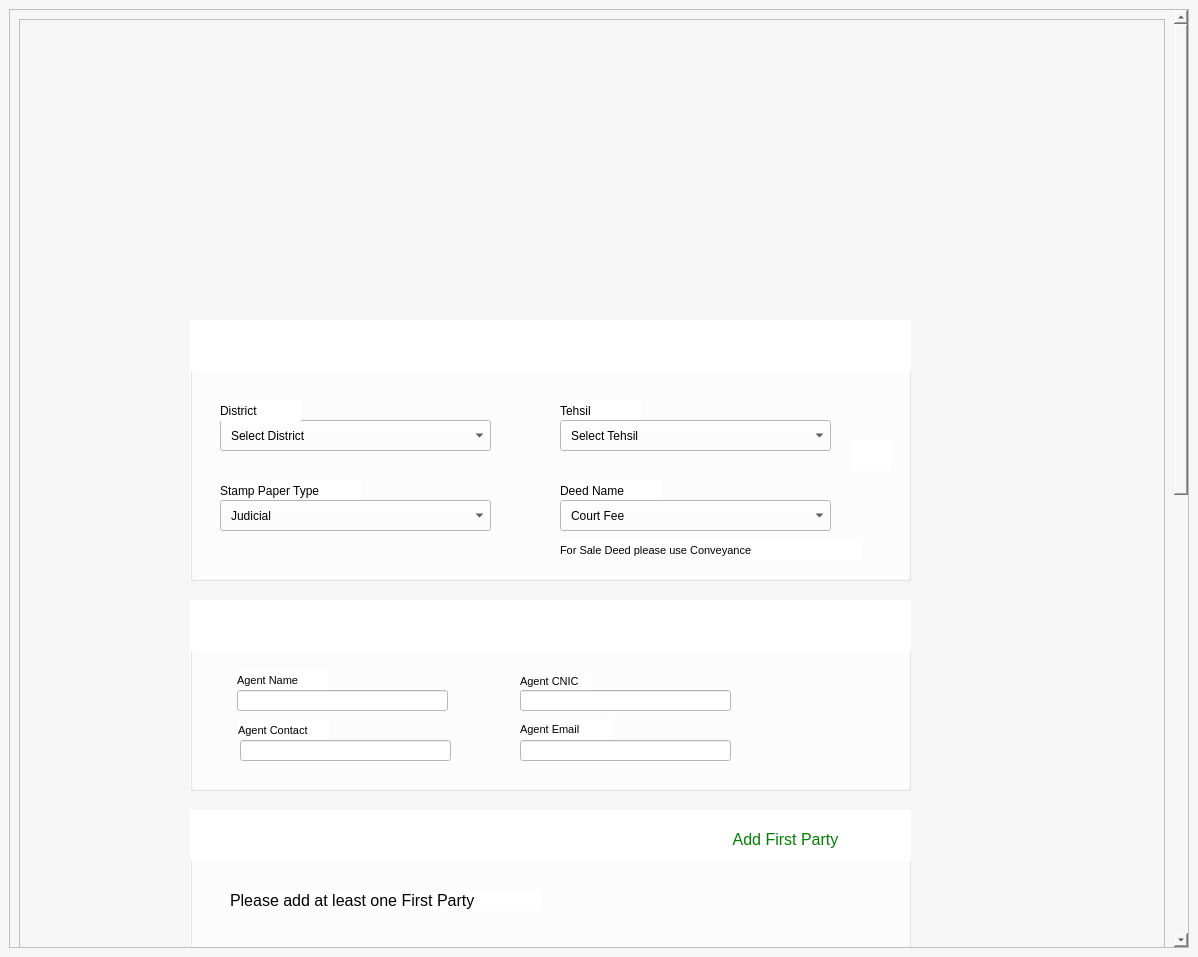
<?xml version="1.0" encoding="UTF-8"?>
<ui version="4.0">
 <class>MainWindow</class>
 <widget class="QMainWindow" name="MainWindow">
  <property name="geometry">
   <rect>
    <x>0</x>
    <y>0</y>
    <width>1198</width>
    <height>957</height>
   </rect>
  </property>
  <property name="font">
   <font>
    <pointsize>8</pointsize>
   </font>
  </property>
  <property name="windowTitle">
   <string>MainWindow</string>
  </property>
  <property name="autoFillBackground">
   <bool>false</bool>
  </property>
  <property name="styleSheet">
   <string notr="true">background-color: #F6F6F6;</string>
  </property>
  <widget class="QWidget" name="centralwidget">
   <layout class="QGridLayout" name="gridLayout">
    <item row="0" column="0">
     <widget class="QScrollArea" name="scrollArea">
      <property name="widgetResizable">
       <bool>true</bool>
      </property>
      <widget class="QWidget" name="scrollAreaWidgetContents">
       <property name="geometry">
        <rect>
         <x>0</x>
         <y>-8</y>
         <width>1153</width>
         <height>1812</height>
        </rect>
       </property>
       <layout class="QVBoxLayout" name="verticalLayout_5">
        <item>
         <widget class="QScrollArea" name="scrollArea_2">
          <property name="minimumSize">
           <size>
            <width>600</width>
            <height>1790</height>
           </size>
          </property>
          <property name="mouseTracking">
           <bool>true</bool>
          </property>
          <property name="tabletTracking">
           <bool>true</bool>
          </property>
          <property name="acceptDrops">
           <bool>true</bool>
          </property>
          <property name="styleSheet">
           <string notr="true">background-color:#F6F6F6;</string>
          </property>
          <property name="widgetResizable">
           <bool>true</bool>
          </property>
          <widget class="QWidget" name="scrollAreaWidgetContents_2">
           <property name="geometry">
            <rect>
             <x>0</x>
             <y>0</y>
             <width>1129</width>
             <height>1788</height>
            </rect>
           </property>
           <widget class="QLabel" name="label_4">
            <property name="geometry">
             <rect>
              <x>10</x>
              <y>0</y>
              <width>1121</width>
              <height>141</height>
             </rect>
            </property>
            <property name="styleSheet">
             <string notr="true">background-image: url(:/logos/estamping.png);
border-radius : 8px;</string>
            </property>
            <property name="text">
             <string/>
            </property>
           </widget>
           <widget class="QLabel" name="label_23">
            <property name="geometry">
             <rect>
              <x>180</x>
              <y>150</y>
              <width>701</width>
              <height>131</height>
             </rect>
            </property>
            <property name="styleSheet">
             <string notr="true">background-image: url(:/challan/Screenshot 2022-10-07 011803ss.png);</string>
            </property>
            <property name="text">
             <string/>
            </property>
           </widget>
           <widget class="QFrame" name="prove">
            <property name="geometry">
             <rect>
              <x>170</x>
              <y>1100</y>
              <width>721</width>
              <height>173</height>
             </rect>
            </property>
            <property name="styleSheet">
             <string notr="true">background-color:white;
</string>
            </property>
            <property name="frameShape">
             <enum>QFrame::StyledPanel</enum>
            </property>
            <property name="frameShadow">
             <enum>QFrame::Raised</enum>
            </property>
            <layout class="QVBoxLayout" name="verticalLayout_4">
             <item>
              <widget class="QFrame" name="label3">
               <property name="styleSheet">
                <string notr="true">background-color:#EEEEEE;</string>
               </property>
               <property name="frameShape">
                <enum>QFrame::StyledPanel</enum>
               </property>
               <property name="frameShadow">
                <enum>QFrame::Raised</enum>
               </property>
               <widget class="QFrame" name="frame_5">
                <property name="geometry">
                 <rect>
                  <x>10</x>
                  <y>10</y>
                  <width>291</width>
                  <height>58</height>
                 </rect>
                </property>
                <property name="frameShape">
                 <enum>QFrame::StyledPanel</enum>
                </property>
                <property name="frameShadow">
                 <enum>QFrame::Raised</enum>
                </property>
                <widget class="QPushButton" name="pushButton_5">
                 <property name="enabled">
                  <bool>false</bool>
                 </property>
                 <property name="geometry">
                  <rect>
                   <x>0</x>
                   <y>0</y>
                   <width>71</width>
                   <height>51</height>
                  </rect>
                 </property>
                 <property name="autoFillBackground">
                  <bool>false</bool>
                 </property>
                 <property name="text">
                  <string/>
                 </property>
                 <property name="icon">
                  <iconset resource="icons.qrc">
                   <normaloff>:/think/download.png</normaloff>:/think/download.png</iconset>
                 </property>
                 <property name="iconSize">
                  <size>
                   <width>50</width>
                   <height>50</height>
                  </size>
                 </property>
                 <property name="flat">
                  <bool>true</bool>
                 </property>
                </widget>
               </widget>
              </widget>
             </item>
             <item>
              <widget class="QFrame" name="instruction3">
               <property name="frameShape">
                <enum>QFrame::StyledPanel</enum>
               </property>
               <property name="frameShadow">
                <enum>QFrame::Raised</enum>
               </property>
               <widget class="QLabel" name="label_3">
                <property name="geometry">
                 <rect>
                  <x>20</x>
                  <y>10</y>
                  <width>271</width>
                  <height>31</height>
                 </rect>
                </property>
                <property name="font">
                 <font>
                  <pointsize>10</pointsize>
                 </font>
                </property>
                <property name="styleSheet">
                 <string notr="true"/>
                </property>
                <property name="text">
                 <string>Retype the code from the picture:</string>
                </property>
               </widget>
              </widget>
             </item>
            </layout>
           </widget>
           <widget class="QGroupBox" name="groupBox_4">
            <property name="geometry">
             <rect>
              <x>170</x>
              <y>300</y>
              <width>721</width>
              <height>261</height>
             </rect>
            </property>
            <property name="styleSheet">
             <string notr="true">background-color: rgb(255, 255, 255);</string>
            </property>
            <property name="title">
             <string/>
            </property>
            <widget class="QComboBox" name="cmbDistrict">
             <property name="enabled">
              <bool>true</bool>
             </property>
             <property name="geometry">
              <rect>
               <x>30</x>
               <y>100</y>
               <width>271</width>
               <height>31</height>
              </rect>
             </property>
             <property name="toolTip">
              <string>&lt;html&gt;&lt;head/&gt;&lt;body&gt;&lt;p&gt;&lt;br/&gt;&lt;/p&gt;&lt;/body&gt;&lt;/html&gt;</string>
             </property>
             <property name="styleSheet">
              <string notr="true">#cmbDistrict{
border: 1px solid #white;
border-raduis : 4px;
padding-left : 10px;

}





</string>
             </property>
             <item>
              <property name="text">
               <string>Select District</string>
              </property>
             </item>
             <item>
              <property name="text">
               <string>Attock</string>
              </property>
             </item>
             <item>
              <property name="text">
               <string>Bawalnagar</string>
              </property>
             </item>
             <item>
              <property name="text">
               <string>Bahawalpur</string>
              </property>
             </item>
             <item>
              <property name="text">
               <string>Bakhar</string>
              </property>
             </item>
             <item>
              <property name="text">
               <string>Chakwal</string>
              </property>
             </item>
             <item>
              <property name="text">
               <string>Cheniot</string>
              </property>
             </item>
             <item>
              <property name="text">
               <string>Faisalabad</string>
              </property>
             </item>
             <item>
              <property name="text">
               <string>Lahore</string>
              </property>
             </item>
             <item>
              <property name="text">
               <string>Lodhran</string>
              </property>
             </item>
             <item>
              <property name="text">
               <string>Mianwali</string>
              </property>
             </item>
             <item>
              <property name="text">
               <string>Multan</string>
              </property>
             </item>
             <item>
              <property name="text">
               <string>Sargodha</string>
              </property>
             </item>
            </widget>
            <widget class="QLabel" name="label_13">
             <property name="geometry">
              <rect>
               <x>370</x>
               <y>220</y>
               <width>301</width>
               <height>21</height>
              </rect>
             </property>
             <property name="font">
              <font>
               <pointsize>8</pointsize>
              </font>
             </property>
             <property name="text">
              <string>For Sale Deed please use Conveyance</string>
             </property>
            </widget>
            <widget class="QLabel" name="label_25">
             <property name="geometry">
              <rect>
               <x>370</x>
               <y>80</y>
               <width>81</width>
               <height>21</height>
              </rect>
             </property>
             <property name="font">
              <font>
               <pointsize>9</pointsize>
               <strikeout>false</strikeout>
              </font>
             </property>
             <property name="text">
              <string>Tehsil</string>
             </property>
            </widget>
            <widget class="QLabel" name="label_10">
             <property name="geometry">
              <rect>
               <x>30</x>
               <y>80</y>
               <width>81</width>
               <height>21</height>
              </rect>
             </property>
             <property name="font">
              <font>
               <pointsize>9</pointsize>
              </font>
             </property>
             <property name="text">
              <string>District</string>
             </property>
            </widget>
            <widget class="QLabel" name="label_26">
             <property name="geometry">
              <rect>
               <x>370</x>
               <y>160</y>
               <width>101</width>
               <height>21</height>
              </rect>
             </property>
             <property name="font">
              <font>
               <pointsize>9</pointsize>
              </font>
             </property>
             <property name="text">
              <string>Deed Name</string>
             </property>
            </widget>
            <widget class="QLabel" name="label_27">
             <property name="geometry">
              <rect>
               <x>30</x>
               <y>160</y>
               <width>141</width>
               <height>21</height>
              </rect>
             </property>
             <property name="font">
              <font>
               <pointsize>9</pointsize>
              </font>
             </property>
             <property name="text">
              <string>Stamp Paper Type</string>
             </property>
            </widget>
            <widget class="QLabel" name="label_28">
             <property name="geometry">
              <rect>
               <x>660</x>
               <y>120</y>
               <width>41</width>
               <height>31</height>
              </rect>
             </property>
             <property name="styleSheet">
              <string notr="true">background-image: url(:/newPrefix/book.png);</string>
             </property>
             <property name="text">
              <string/>
             </property>
            </widget>
            <widget class="QComboBox" name="cmbTehsil">
             <property name="geometry">
              <rect>
               <x>370</x>
               <y>100</y>
               <width>271</width>
               <height>31</height>
              </rect>
             </property>
             <property name="styleSheet">
              <string notr="true">#cmbTehsil{
border: 1px solid #white  ;
border-raduis : 4px;
padding-left : 10px

}




</string>
             </property>
             <item>
              <property name="text">
               <string>Select Tehsil</string>
              </property>
             </item>
             <item>
              <property name="text">
               <string>Bahawalnagar Tehsil</string>
              </property>
             </item>
             <item>
              <property name="text">
               <string>Chishtian Tehsil</string>
              </property>
             </item>
             <item>
              <property name="text">
               <string>Ahmadpur East Tehsil</string>
              </property>
             </item>
             <item>
              <property name="text">
               <string>Khairpur Tamewali Tehsil</string>
              </property>
             </item>
             <item>
              <property name="text">
               <string>Khanpur Tehsil</string>
              </property>
             </item>
             <item>
              <property name="text">
               <string>Alipur Tehsil</string>
              </property>
             </item>
             <item>
              <property name="text">
               <string>Jampur Tehsil</string>
              </property>
             </item>
             <item>
              <property name="text">
               <string>Faisalabad City Tehsil</string>
              </property>
             </item>
             <item>
              <property name="text">
               <string>Kamalia Tehsil</string>
              </property>
             </item>
             <item>
              <property name="text">
               <string>Rawalpindi Tehsil</string>
              </property>
             </item>
             <item>
              <property name="text">
               <string>Sillanwali Tehsil</string>
              </property>
             </item>
             <item>
              <property name="text">
               <string>Isakhel Tehsil</string>
              </property>
             </item>
             <item>
              <property name="text">
               <string>Mianwali Tehsil</string>
              </property>
             </item>
            </widget>
            <widget class="QComboBox" name="cmbStampPaperType">
             <property name="geometry">
              <rect>
               <x>30</x>
               <y>180</y>
               <width>271</width>
               <height>31</height>
              </rect>
             </property>
             <property name="styleSheet">
              <string notr="true">#cmbStampPaperType{
border: 1px solid #black  ;
border-raduis : 4px;
padding-left : 10px

}




</string>
             </property>
             <item>
              <property name="text">
               <string>Judicial</string>
              </property>
             </item>
             <item>
              <property name="text">
               <string>Non-Judicial</string>
              </property>
             </item>
            </widget>
            <widget class="QComboBox" name="cmbDeed">
             <property name="geometry">
              <rect>
               <x>370</x>
               <y>180</y>
               <width>271</width>
               <height>31</height>
              </rect>
             </property>
             <property name="styleSheet">
              <string notr="true">#cmbDeed{
border: 1px solid #white  ;
border-raduis : 4px;
padding-left : 10px

}




</string>
             </property>
             <item>
              <property name="text">
               <string>Court Fee</string>
              </property>
             </item>
             <item>
              <property name="text">
               <string>Contract Fee</string>
              </property>
             </item>
            </widget>
            <widget class="QGraphicsView" name="gvAgentInfo_4">
             <property name="geometry">
              <rect>
               <x>0</x>
               <y>0</y>
               <width>731</width>
               <height>51</height>
              </rect>
             </property>
             <property name="styleSheet">
              <string notr="true">background-image: url(:/challan/challan.png);</string>
             </property>
             <property name="frameShape">
              <enum>QFrame::NoFrame</enum>
             </property>
            </widget>
           </widget>
           <widget class="QGroupBox" name="groupBox_3">
            <property name="geometry">
             <rect>
              <x>170</x>
              <y>580</y>
              <width>721</width>
              <height>191</height>
             </rect>
            </property>
            <property name="acceptDrops">
             <bool>false</bool>
            </property>
            <property name="autoFillBackground">
             <bool>false</bool>
            </property>
            <property name="styleSheet">
             <string notr="true">background-color: rgb(255, 255, 255);</string>
            </property>
            <property name="title">
             <string/>
            </property>
            <widget class="QLineEdit" name="txtEmail">
             <property name="geometry">
              <rect>
               <x>330</x>
               <y>140</y>
               <width>211</width>
               <height>21</height>
              </rect>
             </property>
             <property name="font">
              <font>
               <pointsize>10</pointsize>
              </font>
             </property>
             <property name="clearButtonEnabled">
              <bool>true</bool>
             </property>
            </widget>
            <widget class="QLabel" name="lblAgentCNIC_3">
             <property name="geometry">
              <rect>
               <x>330</x>
               <y>119</y>
               <width>91</width>
               <height>21</height>
              </rect>
             </property>
             <property name="font">
              <font>
               <pointsize>8</pointsize>
              </font>
             </property>
             <property name="text">
              <string>Agent Email</string>
             </property>
            </widget>
            <widget class="QLabel" name="lblAgentName_3">
             <property name="geometry">
              <rect>
               <x>48</x>
               <y>120</y>
               <width>91</width>
               <height>21</height>
              </rect>
             </property>
             <property name="font">
              <font>
               <pointsize>8</pointsize>
              </font>
             </property>
             <property name="text">
              <string>Agent Contact</string>
             </property>
            </widget>
            <widget class="QLabel" name="lblAgentName_4">
             <property name="geometry">
              <rect>
               <x>47</x>
               <y>70</y>
               <width>91</width>
               <height>21</height>
              </rect>
             </property>
             <property name="font">
              <font>
               <pointsize>8</pointsize>
              </font>
             </property>
             <property name="text">
              <string>Agent Name</string>
             </property>
            </widget>
            <widget class="QLineEdit" name="txtCNIC">
             <property name="geometry">
              <rect>
               <x>330</x>
               <y>90</y>
               <width>211</width>
               <height>21</height>
              </rect>
             </property>
             <property name="font">
              <font>
               <pointsize>10</pointsize>
              </font>
             </property>
             <property name="frame">
              <bool>true</bool>
             </property>
             <property name="clearButtonEnabled">
              <bool>true</bool>
             </property>
            </widget>
            <widget class="QLabel" name="lblAgentCNIC_4">
             <property name="geometry">
              <rect>
               <x>330</x>
               <y>73</y>
               <width>71</width>
               <height>16</height>
              </rect>
             </property>
             <property name="font">
              <font>
               <pointsize>8</pointsize>
              </font>
             </property>
             <property name="autoFillBackground">
              <bool>false</bool>
             </property>
             <property name="text">
              <string>Agent CNIC</string>
             </property>
            </widget>
            <widget class="QLineEdit" name="txtName">
             <property name="geometry">
              <rect>
               <x>47</x>
               <y>90</y>
               <width>211</width>
               <height>21</height>
              </rect>
             </property>
             <property name="font">
              <font>
               <pointsize>10</pointsize>
              </font>
             </property>
             <property name="clearButtonEnabled">
              <bool>true</bool>
             </property>
            </widget>
            <widget class="QLineEdit" name="txtContact">
             <property name="geometry">
              <rect>
               <x>50</x>
               <y>140</y>
               <width>211</width>
               <height>21</height>
              </rect>
             </property>
             <property name="font">
              <font>
               <pointsize>10</pointsize>
              </font>
             </property>
             <property name="clearButtonEnabled">
              <bool>true</bool>
             </property>
            </widget>
            <widget class="QGraphicsView" name="gvAgentInfo_3">
             <property name="geometry">
              <rect>
               <x>0</x>
               <y>0</y>
               <width>731</width>
               <height>51</height>
              </rect>
             </property>
             <property name="styleSheet">
              <string notr="true">background-image: url(:/logos/agent.png);</string>
             </property>
             <property name="frameShape">
              <enum>QFrame::NoFrame</enum>
             </property>
            </widget>
           </widget>
           <widget class="QGroupBox" name="groupBox_5">
            <property name="geometry">
             <rect>
              <x>170</x>
              <y>790</y>
              <width>721</width>
              <height>141</height>
             </rect>
            </property>
            <property name="acceptDrops">
             <bool>false</bool>
            </property>
            <property name="autoFillBackground">
             <bool>false</bool>
            </property>
            <property name="styleSheet">
             <string notr="true">background-color: rgb(255, 255, 255);</string>
            </property>
            <property name="title">
             <string/>
            </property>
            <widget class="QGraphicsView" name="gvAgentInfo_6">
             <property name="geometry">
              <rect>
               <x>0</x>
               <y>0</y>
               <width>721</width>
               <height>51</height>
              </rect>
             </property>
             <property name="styleSheet">
              <string notr="true">background-image: url(:/logos/Screenshot 2022-10-07 150139.png);</string>
             </property>
             <property name="frameShape">
              <enum>QFrame::NoFrame</enum>
             </property>
            </widget>
            <widget class="QPushButton" name="btnFirstParty">
             <property name="enabled">
              <bool>true</bool>
             </property>
             <property name="geometry">
              <rect>
               <x>500</x>
               <y>10</y>
               <width>191</width>
               <height>38</height>
              </rect>
             </property>
             <property name="font">
              <font>
               <pointsize>12</pointsize>
              </font>
             </property>
             <property name="styleSheet">
              <string notr="true">color:green;</string>
             </property>
             <property name="text">
              <string>Add First Party</string>
             </property>
             <property name="icon">
              <iconset resource="icons.qrc">
               <normaloff>:/plus/images.png</normaloff>:/plus/images.png</iconset>
             </property>
             <property name="iconSize">
              <size>
               <width>30</width>
               <height>30</height>
              </size>
             </property>
             <property name="flat">
              <bool>true</bool>
             </property>
            </widget>
            <widget class="QLabel" name="label">
             <property name="geometry">
              <rect>
               <x>40</x>
               <y>80</y>
               <width>311</width>
               <height>21</height>
              </rect>
             </property>
             <property name="font">
              <font>
               <pointsize>12</pointsize>
              </font>
             </property>
             <property name="text">
              <string>Please add at least one First Party</string>
             </property>
            </widget>
           </widget>
           <widget class="QGroupBox" name="groupBox_6">
            <property name="geometry">
             <rect>
              <x>170</x>
              <y>950</y>
              <width>721</width>
              <height>131</height>
             </rect>
            </property>
            <property name="acceptDrops">
             <bool>false</bool>
            </property>
            <property name="autoFillBackground">
             <bool>false</bool>
            </property>
            <property name="styleSheet">
             <string notr="true">background-color: rgb(255, 255, 255);</string>
            </property>
            <property name="title">
             <string/>
            </property>
            <widget class="QGraphicsView" name="gvAgentInfo_7">
             <property name="geometry">
              <rect>
               <x>0</x>
               <y>0</y>
               <width>721</width>
               <height>51</height>
              </rect>
             </property>
             <property name="styleSheet">
              <string notr="true">background-image: url(:/logos/secondParty.png);</string>
             </property>
             <property name="frameShape">
              <enum>QFrame::NoFrame</enum>
             </property>
            </widget>
            <widget class="QPushButton" name="btnSecondParty">
             <property name="enabled">
              <bool>true</bool>
             </property>
             <property name="geometry">
              <rect>
               <x>500</x>
               <y>10</y>
               <width>191</width>
               <height>38</height>
              </rect>
             </property>
             <property name="font">
              <font>
               <pointsize>12</pointsize>
              </font>
             </property>
             <property name="styleSheet">
              <string notr="true">color:green;</string>
             </property>
             <property name="text">
              <string>Add Second Party</string>
             </property>
             <property name="icon">
              <iconset resource="icons.qrc">
               <normaloff>:/plus/images.png</normaloff>:/plus/images.png</iconset>
             </property>
             <property name="iconSize">
              <size>
               <width>30</width>
               <height>30</height>
              </size>
             </property>
             <property name="flat">
              <bool>true</bool>
             </property>
            </widget>
            <widget class="QLabel" name="label_2">
             <property name="geometry">
              <rect>
               <x>40</x>
               <y>70</y>
               <width>341</width>
               <height>21</height>
              </rect>
             </property>
             <property name="font">
              <font>
               <pointsize>12</pointsize>
              </font>
             </property>
             <property name="text">
              <string>Please add at least one Second Party</string>
             </property>
            </widget>
           </widget>
           <widget class="QPushButton" name="btnReset">
            <property name="geometry">
             <rect>
              <x>690</x>
              <y>1330</y>
              <width>101</width>
              <height>31</height>
             </rect>
            </property>
            <property name="font">
             <font>
              <pointsize>10</pointsize>
             </font>
            </property>
            <property name="styleSheet">
             <string notr="true">#btnReset{
background-color:rgb(71, 181, 148)
}</string>
            </property>
            <property name="text">
             <string>RESET</string>
            </property>
           </widget>
           <widget class="QPushButton" name="btnNext">
            <property name="geometry">
             <rect>
              <x>800</x>
              <y>1330</y>
              <width>91</width>
              <height>31</height>
             </rect>
            </property>
            <property name="font">
             <font>
              <pointsize>10</pointsize>
             </font>
            </property>
            <property name="styleSheet">
             <string notr="true">#btnNext{
	color: white;
background-color: rgb(80, 212, 129);
}</string>
            </property>
            <property name="text">
             <string>NEXT</string>
            </property>
           </widget>
           <widget class="QLabel" name="label_5">
            <property name="geometry">
             <rect>
              <x>-10</x>
              <y>1370</y>
              <width>1141</width>
              <height>451</height>
             </rect>
            </property>
            <property name="styleSheet">
             <string notr="true">background-image: url(:/footer/footer.png);</string>
            </property>
            <property name="text">
             <string/>
            </property>
           </widget>
           <zorder>label_23</zorder>
           <zorder>prove</zorder>
           <zorder>label_4</zorder>
           <zorder>groupBox_4</zorder>
           <zorder>groupBox_3</zorder>
           <zorder>groupBox_5</zorder>
           <zorder>groupBox_6</zorder>
           <zorder>btnReset</zorder>
           <zorder>btnNext</zorder>
           <zorder>label_5</zorder>
          </widget>
         </widget>
        </item>
       </layout>
      </widget>
     </widget>
    </item>
   </layout>
  </widget>
 </widget>
 <resources>
  <include location="icons.qrc"/>
 </resources>
 <connections/>
</ui>
